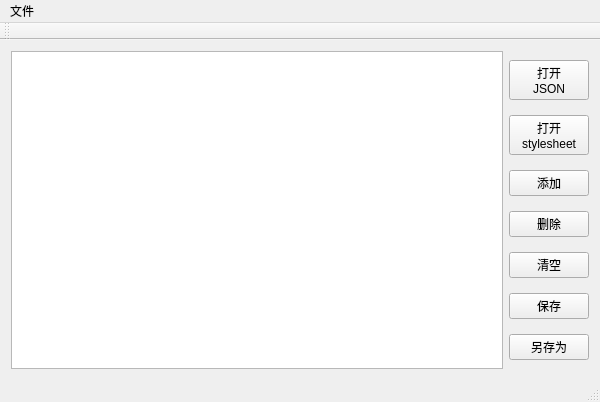
<?xml version="1.0" encoding="UTF-8"?>
<ui version="4.0">
 <class>MainWindowClass</class>
 <widget class="QMainWindow" name="MainWindowClass">
  <property name="geometry">
   <rect>
    <x>0</x>
    <y>0</y>
    <width>600</width>
    <height>402</height>
   </rect>
  </property>
  <property name="windowTitle">
   <string>参数Json文件生成器</string>
  </property>
  <widget class="QWidget" name="centralWidget">
   <layout class="QGridLayout" name="gridLayout_2">
    <item row="0" column="2">
     <layout class="QVBoxLayout" name="verticalLayout">
      <item>
       <widget class="QPushButton" name="openButton">
        <property name="text">
         <string>打开
JSON</string>
        </property>
       </widget>
      </item>
      <item>
       <widget class="QPushButton" name="stylesheetButton">
        <property name="text">
         <string>打开
stylesheet</string>
        </property>
       </widget>
      </item>
      <item>
       <widget class="QPushButton" name="addButton">
        <property name="text">
         <string>添加</string>
        </property>
       </widget>
      </item>
      <item>
       <widget class="QPushButton" name="delButton">
        <property name="text">
         <string>删除</string>
        </property>
       </widget>
      </item>
      <item>
       <widget class="QPushButton" name="clearButton">
        <property name="text">
         <string>清空</string>
        </property>
       </widget>
      </item>
      <item>
       <widget class="QPushButton" name="saveButton">
        <property name="text">
         <string>保存</string>
        </property>
       </widget>
      </item>
      <item>
       <widget class="QPushButton" name="saveAsButton">
        <property name="text">
         <string>另存为</string>
        </property>
       </widget>
      </item>
     </layout>
    </item>
    <item row="0" column="0">
     <widget class="QTableWidget" name="parameterTable"/>
    </item>
   </layout>
  </widget>
  <widget class="QMenuBar" name="menuBar">
   <property name="geometry">
    <rect>
     <x>0</x>
     <y>0</y>
     <width>600</width>
     <height>23</height>
    </rect>
   </property>
   <widget class="QMenu" name="menu">
    <property name="title">
     <string>文件</string>
    </property>
    <addaction name="actionOpenJson"/>
    <addaction name="actionOpenStylesheet"/>
    <addaction name="actionSave"/>
    <addaction name="actionSaveAs"/>
   </widget>
   <addaction name="menu"/>
  </widget>
  <widget class="QToolBar" name="mainToolBar">
   <attribute name="toolBarArea">
    <enum>TopToolBarArea</enum>
   </attribute>
   <attribute name="toolBarBreak">
    <bool>false</bool>
   </attribute>
  </widget>
  <widget class="QStatusBar" name="statusBar"/>
  <action name="actionOpenJson">
   <property name="text">
    <string>打开json</string>
   </property>
  </action>
  <action name="actionOpenStylesheet">
   <property name="text">
    <string>打开stylesheet</string>
   </property>
  </action>
  <action name="actionSave">
   <property name="text">
    <string>保存</string>
   </property>
  </action>
  <action name="actionSaveAs">
   <property name="text">
    <string>另存为</string>
   </property>
  </action>
 </widget>
 <layoutdefault spacing="6" margin="11"/>
 <resources>
  <include location="MainWindow.qrc"/>
 </resources>
 <connections>
  <connection>
   <sender>openButton</sender>
   <signal>clicked()</signal>
   <receiver>MainWindowClass</receiver>
   <slot>openJson()</slot>
   <hints>
    <hint type="sourcelabel">
     <x>564</x>
     <y>79</y>
    </hint>
    <hint type="destinationlabel">
     <x>561</x>
     <y>104</y>
    </hint>
   </hints>
  </connection>
  <connection>
   <sender>addButton</sender>
   <signal>clicked()</signal>
   <receiver>MainWindowClass</receiver>
   <slot>addItem()</slot>
   <hints>
    <hint type="sourcelabel">
     <x>589</x>
     <y>186</y>
    </hint>
    <hint type="destinationlabel">
     <x>545</x>
     <y>157</y>
    </hint>
   </hints>
  </connection>
  <connection>
   <sender>delButton</sender>
   <signal>clicked()</signal>
   <receiver>MainWindowClass</receiver>
   <slot>deleteItem()</slot>
   <hints>
    <hint type="sourcelabel">
     <x>589</x>
     <y>228</y>
    </hint>
    <hint type="destinationlabel">
     <x>550</x>
     <y>200</y>
    </hint>
   </hints>
  </connection>
  <connection>
   <sender>clearButton</sender>
   <signal>clicked()</signal>
   <receiver>MainWindowClass</receiver>
   <slot>clearItem()</slot>
   <hints>
    <hint type="sourcelabel">
     <x>589</x>
     <y>270</y>
    </hint>
    <hint type="destinationlabel">
     <x>546</x>
     <y>301</y>
    </hint>
   </hints>
  </connection>
  <connection>
   <sender>saveButton</sender>
   <signal>clicked()</signal>
   <receiver>MainWindowClass</receiver>
   <slot>save()</slot>
   <hints>
    <hint type="sourcelabel">
     <x>589</x>
     <y>312</y>
    </hint>
    <hint type="destinationlabel">
     <x>567</x>
     <y>360</y>
    </hint>
   </hints>
  </connection>
  <connection>
   <sender>stylesheetButton</sender>
   <signal>clicked()</signal>
   <receiver>MainWindowClass</receiver>
   <slot>openStylesheet()</slot>
   <hints>
    <hint type="sourcelabel">
     <x>589</x>
     <y>144</y>
    </hint>
    <hint type="destinationlabel">
     <x>527</x>
     <y>252</y>
    </hint>
   </hints>
  </connection>
  <connection>
   <sender>actionOpenJson</sender>
   <signal>triggered()</signal>
   <receiver>MainWindowClass</receiver>
   <slot>openJson()</slot>
   <hints>
    <hint type="sourcelabel">
     <x>-1</x>
     <y>-1</y>
    </hint>
    <hint type="destinationlabel">
     <x>299</x>
     <y>200</y>
    </hint>
   </hints>
  </connection>
  <connection>
   <sender>actionOpenStylesheet</sender>
   <signal>triggered()</signal>
   <receiver>MainWindowClass</receiver>
   <slot>openStylesheet()</slot>
   <hints>
    <hint type="sourcelabel">
     <x>-1</x>
     <y>-1</y>
    </hint>
    <hint type="destinationlabel">
     <x>299</x>
     <y>200</y>
    </hint>
   </hints>
  </connection>
  <connection>
   <sender>actionSave</sender>
   <signal>triggered()</signal>
   <receiver>MainWindowClass</receiver>
   <slot>save()</slot>
   <hints>
    <hint type="sourcelabel">
     <x>-1</x>
     <y>-1</y>
    </hint>
    <hint type="destinationlabel">
     <x>299</x>
     <y>200</y>
    </hint>
   </hints>
  </connection>
  <connection>
   <sender>actionSaveAs</sender>
   <signal>triggered()</signal>
   <receiver>MainWindowClass</receiver>
   <slot>saveAs()</slot>
   <hints>
    <hint type="sourcelabel">
     <x>-1</x>
     <y>-1</y>
    </hint>
    <hint type="destinationlabel">
     <x>299</x>
     <y>200</y>
    </hint>
   </hints>
  </connection>
  <connection>
   <sender>parameterTable</sender>
   <signal>cellChanged(int,int)</signal>
   <receiver>MainWindowClass</receiver>
   <slot>contentChanged(int,int)</slot>
   <hints>
    <hint type="sourcelabel">
     <x>440</x>
     <y>48</y>
    </hint>
    <hint type="destinationlabel">
     <x>531</x>
     <y>40</y>
    </hint>
   </hints>
  </connection>
  <connection>
   <sender>saveAsButton</sender>
   <signal>clicked()</signal>
   <receiver>MainWindowClass</receiver>
   <slot>saveAs()</slot>
   <hints>
    <hint type="sourcelabel">
     <x>548</x>
     <y>345</y>
    </hint>
    <hint type="destinationlabel">
     <x>523</x>
     <y>368</y>
    </hint>
   </hints>
  </connection>
 </connections>
 <slots>
  <slot>openJson()</slot>
  <slot>addItem()</slot>
  <slot>deleteItem()</slot>
  <slot>clearItem()</slot>
  <slot>save()</slot>
  <slot>openStylesheet()</slot>
  <slot>saveAs()</slot>
  <slot>contentChanged(int,int)</slot>
 </slots>
</ui>
